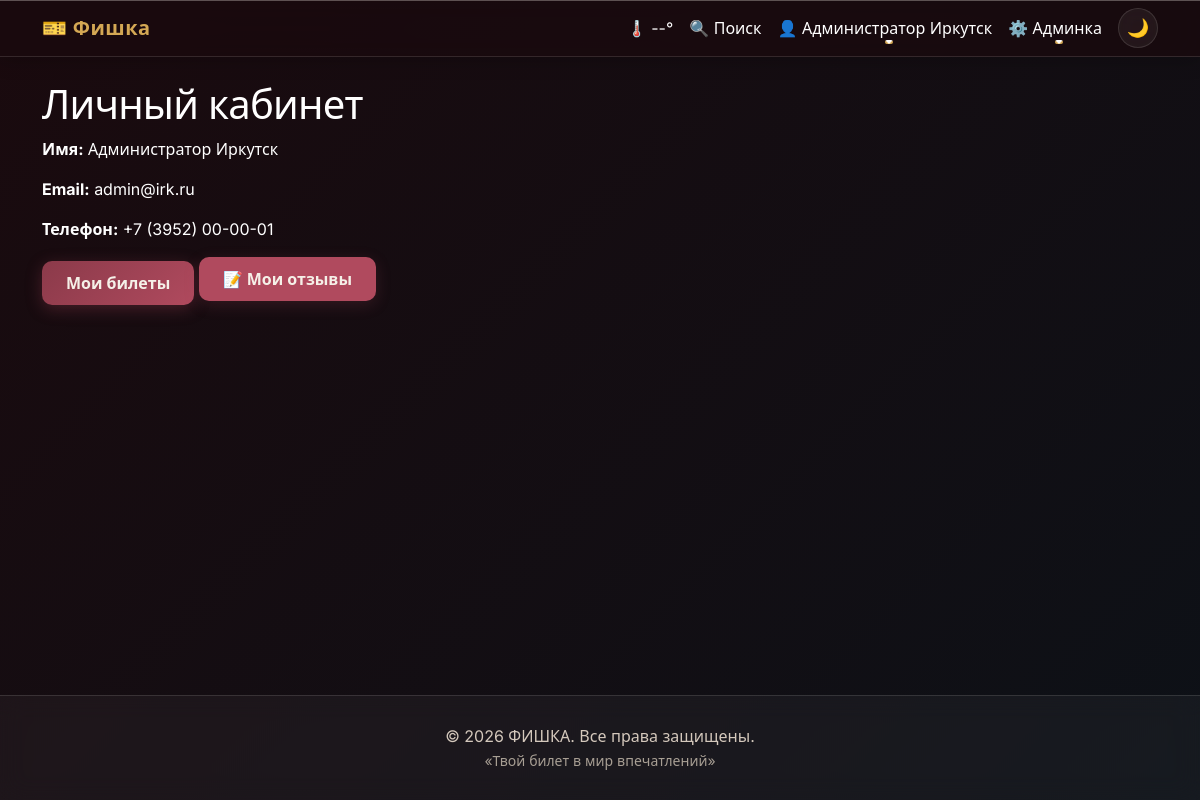
Page /profile/ (signed in) on the earlier database version.
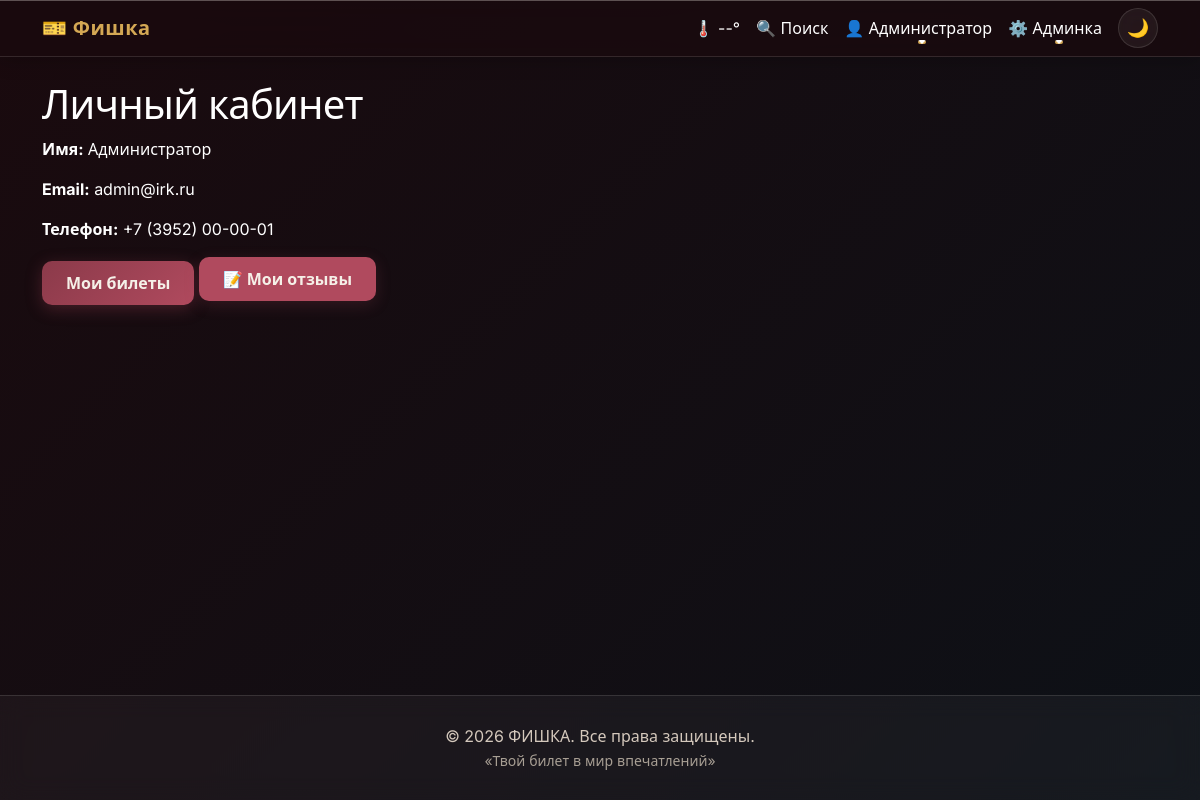
Same page on the later database version.
### moduls/user.py (models this page shows, shortened)
class User(UserMixin, Base):
    __tablename__ = "users"
    id = Column(Integer, primary_key=True, index=True)
    email = Column(String(255), nullable=False, unique=True, index=True)
    password_hash = Column(String(255), nullable=False)
    full_name = Column(String(255), nullable=False)
    phone = Column(String(20))
    role = Column(String(20), default="user")
    is_active = Column(Boolean, default=True)
    created_at = Column(DateTime, server_default=func.now())
    updated_at = Column(DateTime, onupdate=func.now())
    tickets = relationship("Ticket", back_populates="user", cascade="all, delete-orphan")
    reviews = relationship("Review", back_populates="user", cascade="all, delete-orphan")
    favorites = relationship("Favorite", back_populates="user", cascade="all, delete-orphan")

### app/routes/profile.py (the view)
@bp.route('/')
@login_required
def dashboard():
    return render_template('profile/dashboard.html', user=current_user)

### app/database.py (called while the page is built)
def get_db():
    if 'db' not in g:
        from flask import current_app
        db_url = current_app.config['SQLALCHEMY_DATABASE_URI']
        SessionLocal, _ = init_db(db_url)
        g.db = SessionLocal()
    return g.db

### moduls/__init__.py (called while the page is built)
def init_db(database_url="sqlite:///booking.db"):
    engine = create_engine(database_url, echo=True)
    Base.metadata.create_all(engine)
    SessionLocal = sessionmaker(autocommit=False, autoflush=False, bind=engine)
    return SessionLocal, engine

### app/templates/profile/dashboard.html (shortened to what this page needs)
{% extends 'base.html' %}
{% block content %}
<h1>Личный кабинет</h1>
<p><strong>Имя:</strong> {{ user.full_name }}</p>
<p><strong>Email:</strong> {{ user.email }}</p>
<p><strong>Телефон:</strong> {{ user.phone or 'не указан' }}</p>
<a href="{{ url_for('profile.bookings') }}" class="btn btn-primary">Мои билеты</a>
<a href="{{ url_for('profile.my_reviews') }}" class="btn btn-info mb-2">📝 Мои отзывы</a>
{% endblock %}

### app/templates/base.html (shortened to what this page needs)
<!DOCTYPE html>
<html lang="ru" data-theme="dark">
<head>
    <link href="https://cdn.jsdelivr.net/npm/bootstrap@5.3.0/dist/css/bootstrap.min.css" rel="stylesheet">
    <link rel="stylesheet" href="{{ url_for('static', filename='css/style.css') }}">
</head>
<body>
    <nav class="navbar navbar-expand-lg navbar-glass">
        <div class="container">
            <a class="navbar-brand" href="{{ url_for('index') }}">🎫 Фишка</a>
            <div class="collapse navbar-collapse" id="navbarNav">
                <ul class="navbar-nav ms-auto">
                    <li class="nav-item">
                        <a href="{{ url_for('weather.weather_page') }}" class="nav-link weather-nav-link" id="weatherWidget">
                            <span class="weather-icon">🌡</span>
                            <span class="weather-temp">--°</span>
                        </a>
                    </li>
                    <li class="nav-item">
                        <a class="nav-link" href="{{ url_for('events.search') }}">🔍 Поиск</a>
                    </li>
                </ul>
                <ul class="navbar-nav align-items-center">
                    {% if current_user.is_authenticated %}
                        <li class="nav-item dropdown">
                            <a class="nav-link dropdown-toggle" href="#" id="userDropdown" role="button" data-bs-toggle="dropdown">
                                👤 {{ current_user.full_name }}
                            </a>
                        </li>
                       {% if current_user.role == 'admin' %}
                            <li class="nav-item dropdown">
                                <a class="nav-link dropdown-toggle" href="#" role="button" data-bs-toggle="dropdown">
                                    ⚙️ Админка
                                </a>
                            </li>
                        {% endif %}
                    {% endif %}
                    <li class="nav-item ms-2">
                        <button class="theme-toggle" id="themeToggle" aria-label="Переключить тему">
                            <span id="themeIcon">🌙</span>
                        </button>
                    </li>
                </ul>
            </div>
        </div>
    </nav>
    <main class="container mt-4">
        {% block content %}{% endblock %}
    </main>
    <footer class="footer">
        <div class="container">
            <p class="mb-0">© 2026 ФИШКА. Все права защищены.</p>
            <small>«Твой билет в мир впечатлений»</small>
        </div>
    </footer>
</body>
</html>

Differences in the rows shown:
changed User "admin@irk.ru": full_name "Администратор Иркутск" → "Администратор"
